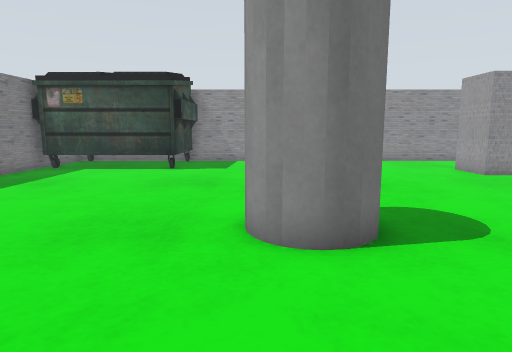
view 1 (above)

13 first-person views from a walk through a world built for the Gazebo simulator. The camera is 0.45 m above the floor, tilts 8° down and sees 75° across. The lines on the ground mark 1 m squares. The floor is counted in squares, 0.25 m on a side. Each view is taken from the middle of a square. On the plan, view 1 faces up. The plan holds only what a view shows up to about 17 squares ahead; the rest is blank. The place goes on beyond the plan.

view 2
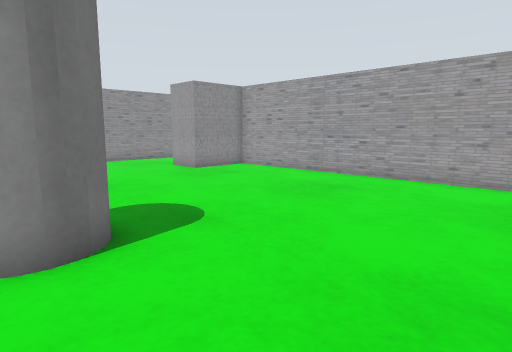

view 3
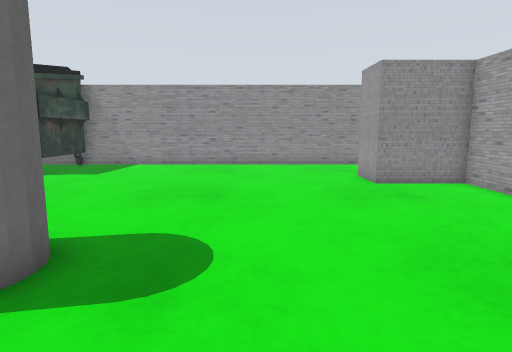

view 4
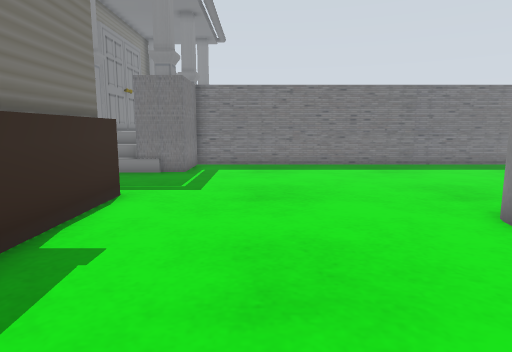

view 5
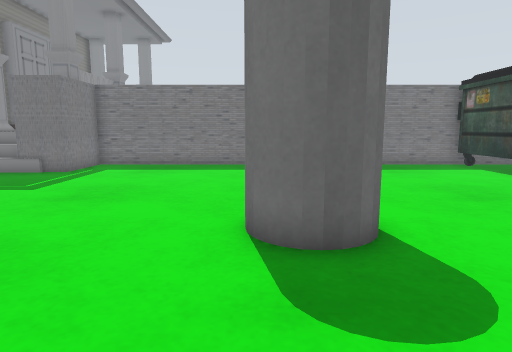

view 6
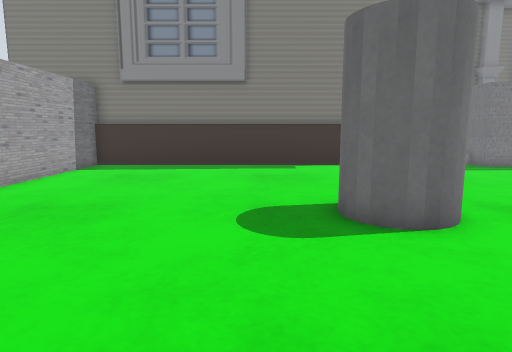

view 7
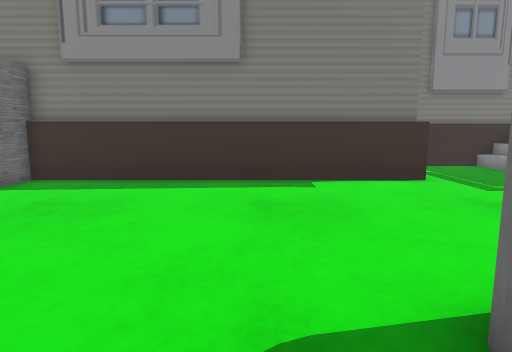

view 8
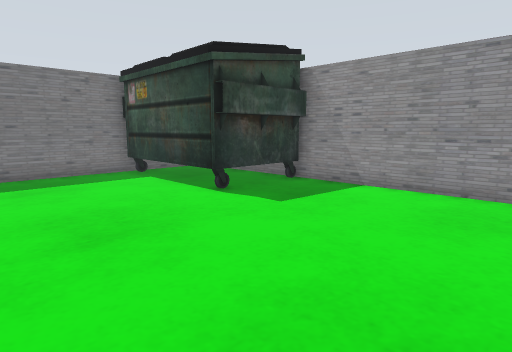

view 9
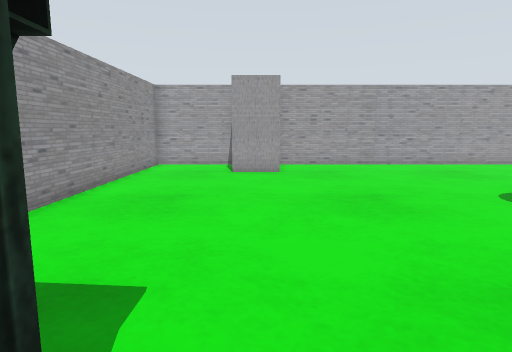

view 10
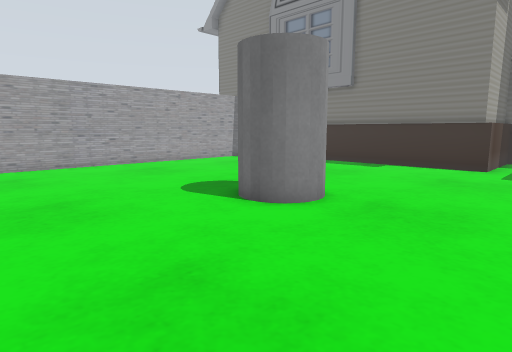

view 11
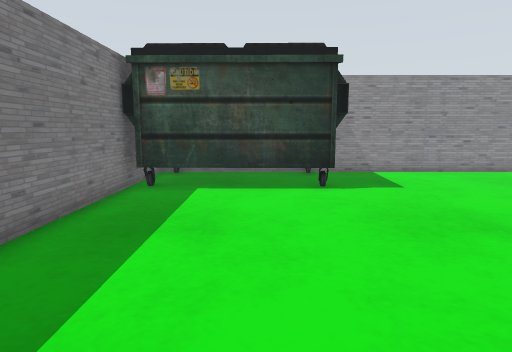

view 12
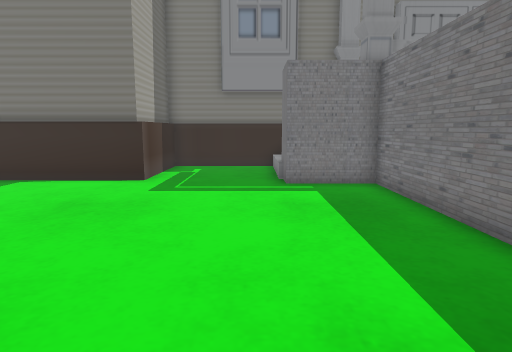

view 13
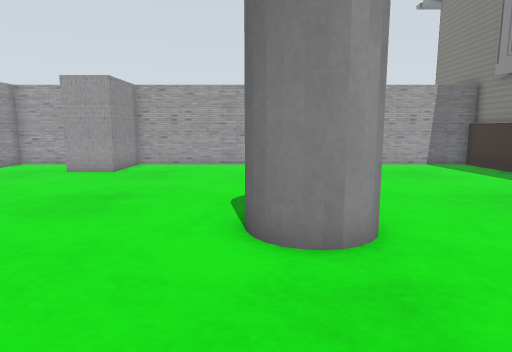

### Floor plan
Key: @ floor where view 1 was taken; # wall or solid block; . floor; = window, fence, low wall or low ledge; U dumpster; C grey cylinder.
Columns run from 10 left of view 1 to 12 right of it. Each row starts with its distance up from view 1.
 19 #######################
 18 #     UU..............#
 17 #     UU..............#
 16 #U U  UU..............#
 15 #UUUUUUU...........#  #
 14 #..................#  #
 13 #..................####
 12 #.....................#
 11 #.....................#
 10 #.....................#
  9 #.....................#
  8 #.....................#
  7 #.........CCC.........#
  6 #.........C C.........#
  5 #.........CCC.........#
  4 #.....................#
  3 #.....................#
  2 #.....................#
  1 #.....................#
  0 #.........@...........#
 -1 #.....................#
 -2 #.....................#
 -3 ####..................#
 -4    #....###############
 -5    #....#
 -6    =....#
 -7    =....#
 -8    ######

Positions as (right, up) in squares from view 1, and headings:
1: (0, 0), facing up
2: (0, 0), facing up-right
3: (5, 2), facing up
4: (7, 0), facing left
5: (7, 5), facing left
6: (4, 13), facing down
7: (4, 8), facing down
8: (4, 9), facing up-left
9: (-5, 14), facing right
10: (-5, 13), facing down-right
11: (-6, 5), facing up
12: (-6, 8), facing down
13: (-5, 7), facing right
